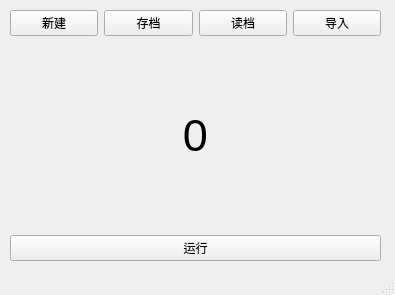
<?xml version="1.0" encoding="UTF-8"?>
<ui version="4.0">
 <class>MainWindow</class>
 <widget class="QMainWindow" name="MainWindow">
  <property name="geometry">
   <rect>
    <x>0</x>
    <y>0</y>
    <width>395</width>
    <height>295</height>
   </rect>
  </property>
  <property name="minimumSize">
   <size>
    <width>395</width>
    <height>295</height>
   </size>
  </property>
  <property name="maximumSize">
   <size>
    <width>395</width>
    <height>295</height>
   </size>
  </property>
  <property name="windowTitle">
   <string>MainWindow</string>
  </property>
  <widget class="QWidget" name="centralwidget">
   <widget class="QWidget" name="">
    <property name="geometry">
     <rect>
      <x>10</x>
      <y>10</y>
      <width>371</width>
      <height>251</height>
     </rect>
    </property>
    <layout class="QVBoxLayout" name="verticalLayout">
     <item>
      <layout class="QHBoxLayout" name="horizontalLayout">
       <item>
        <widget class="QPushButton" name="pushButton_new">
         <property name="text">
          <string>新建</string>
         </property>
        </widget>
       </item>
       <item>
        <widget class="QPushButton" name="pushButton_save">
         <property name="text">
          <string>存档</string>
         </property>
        </widget>
       </item>
       <item>
        <widget class="QPushButton" name="pushButton_read">
         <property name="text">
          <string>读档</string>
         </property>
        </widget>
       </item>
       <item>
        <widget class="QPushButton" name="pushButton_import">
         <property name="text">
          <string>导入</string>
         </property>
        </widget>
       </item>
      </layout>
     </item>
     <item>
      <widget class="QLabel" name="result">
       <property name="font">
        <font>
         <pointsize>34</pointsize>
        </font>
       </property>
       <property name="text">
        <string>0</string>
       </property>
       <property name="alignment">
        <set>Qt::AlignCenter</set>
       </property>
      </widget>
     </item>
     <item>
      <widget class="QPushButton" name="pushButton">
       <property name="text">
        <string>运行</string>
       </property>
      </widget>
     </item>
    </layout>
   </widget>
  </widget>
  <widget class="QStatusBar" name="statusbar"/>
  <action name="action">
   <property name="text">
    <string>新建</string>
   </property>
  </action>
  <action name="action_2">
   <property name="text">
    <string>打开</string>
   </property>
  </action>
  <action name="action_3">
   <property name="text">
    <string>保存</string>
   </property>
  </action>
  <action name="action_4">
   <property name="text">
    <string>导入姓名列表</string>
   </property>
  </action>
  <action name="action_6">
   <property name="text">
    <string>自动保存</string>
   </property>
  </action>
  <action name="action_new">
   <property name="text">
    <string>新建</string>
   </property>
  </action>
  <action name="action_read">
   <property name="text">
    <string>读档</string>
   </property>
  </action>
  <action name="action_save">
   <property name="text">
    <string>存档</string>
   </property>
  </action>
  <action name="action_import">
   <property name="text">
    <string>导入姓名册</string>
   </property>
   <property name="toolTip">
    <string>从给定的文本文件导入姓名册</string>
   </property>
  </action>
 </widget>
 <resources/>
 <connections/>
</ui>
